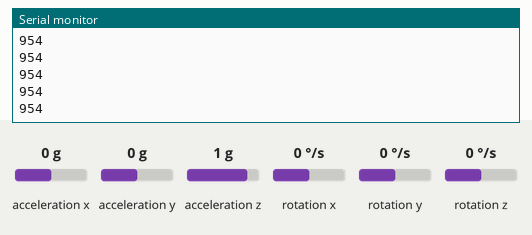
A sketch run on a simulated Arduino Uno, built with avr-gcc and run on an emulated ATmega328P. Parts: the last lines printed to the serial monitor. Wiring (inferred from the names in the program): MPU-6050 motion sensor at I2C address 0x68. The inputs (shaded band) are chosen by the test bench; at power-on: acceleration z 1 g, acceleration x 0 g, acceleration y 0 g, rotation x 0 °/s, rotation y 0 °/s, rotation z 0 °/s.

Above: at 1.2 s.
1.3 s: acceleration z set to -1.4 g
At 2.4 s:
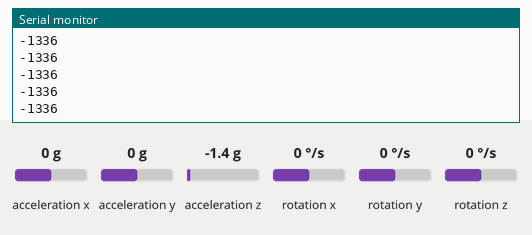
2.8 s: acceleration z set to -0.8 g
At 3.9 s:
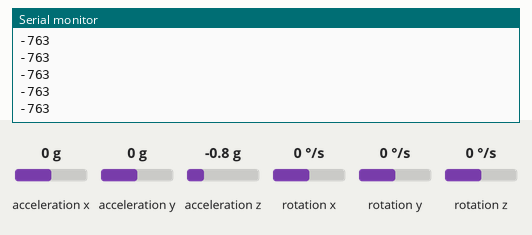
Timing chart, 0 to 5.6 s (numbered marks = the images above; inputs shaded):
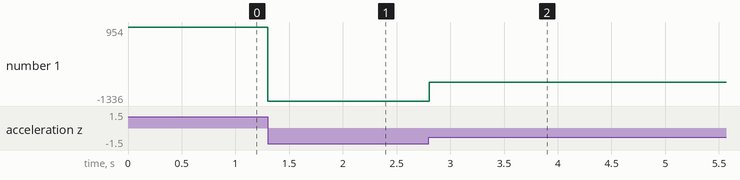

Measured:
- after the input at 1.3 s, the serial monitor: prints a new line at once (image 1)
- after the input at 2.8 s, the serial monitor: prints a new line at once (image 2)
- plotted number 1: 954 → -1336 after the input at 1.3 s, -1336 → -763 after the input at 2.8 s

The sketch:

F103_IMU_test.ino
```cpp
#include<Wire.h>
#include <stdlib.h>     /* atof */
#include <stdio.h>

int16_t AcX, AcY, AcZ, GyX, GyY, GyZ, Tmp;
float Ax, Ay, Az, Gx, Gy, Gz;
float Phi, Theta, Psi, Roll, Pitch, Yaw;
float Lat, Lng, Hgt, Vn, Ve, Vd; // GPS variables
float X, Y, Z, Vx, Vy, Vz;
float Heading;


//................. sample Time.......
float dt = 0.13;
float SmpT;
unsigned long timer = 0;
float timeStep ;

char Buffer[24];
char Ax_c[5];
char Ay_c[5];
char Az_c[5];
float Axx;
//MPU6050 accelgyro;


void setup()
{
  ///******************* GPS Serial Init********************
  /*Serial1.begin(9600);

    // send configuration data in UBX protocol
    for (int i = 0; i < sizeof(UBLOX_INIT); i++) {
    Serial1.write( pgm_read_byte(UBLOX_INIT + i) );
    delay(5); // simulating a 38400baud pace (or less), otherwise commands are not accepted by the device.
    }
  */
  Wire.begin();
    Wire.beginTransmission(0x68);
    Wire.write(0x6B);  // PWR_MGMT_1 register
    Wire.write(0);     // set to zero (wakes up the MPU-6050)
    Wire.endTransmission(true);

//  //Bypass Mode
//  Wire.beginTransmission(0x68);
//  Wire.write(0x37);
//  Wire.write(0x02);
//  Wire.endTransmission();
//
//  Wire.beginTransmission(0x68);
//  Wire.write(0x6A);
//  Wire.write(0x00);
//  Wire.endTransmission();
//
//  //Disable Sleep Mode
//  Wire.beginTransmission(0x68);
//  Wire.write(0x6B);
//  Wire.write(0x00);
//  Wire.endTransmission(true);
  Serial.begin(115200);
  //Serial3.begin(115200);
  /*
  Serial.println("Initializing I2C devices...");
    //accelgyro.setSleepEnabled(false);
    accelgyro.initialize();
    // verify connection
    Serial.println("Testing device connections...");
    Serial.println(accelgyro.testConnection() ? "MPU6050 connection successful" : "MPU6050 connection failed");


    // join I2C bus (I2Cdev library doesn't do this automatically)***********
    Wire.begin();
    Serial.println("Initializing I2C devices...");
    accelgyro.setSleepEnabled(false);
    accelgyro.initialize();
    // verify connection
    Serial.println("Testing device connections...");
    Serial.println(accelgyro.testConnection() ? "MPU6050 connection successful" : "MPU6050 connection failed");
  */


}


void loop() {

  timer = millis();


  //
    Wire.beginTransmission(0x68);
    Wire.write(0x3B);  // starting with register 0x3B (ACCEL_XOUT_H)
    Wire.endTransmission();
    Wire.requestFrom(0x68, 14, true); // request a total of 14 registers
//
//  Wire.requestFrom(0x68, 12,  0x3B,  1);

  AcX = Wire.read() << 8 | Wire.read(); // 0x3B (ACCEL_XOUT_H) & 0x3C (ACCEL_XOUT_L)
  AcY = Wire.read() << 8 | Wire.read(); // 0x3D (ACCEL_YOUT_H) & 0x3E (ACCEL_YOUT_L)
  AcZ = Wire.read() << 8 | Wire.read(); // 0x3F (ACCEL_ZOUT_H) & 0x40 (ACCEL_ZOUT_L)
  Tmp = Wire.read() << 8 | Wire.read(); // 0x41 (TEMP_OUT_H) & 0x42 (TEMP_OUT_L)
  GyX = Wire.read() << 8 | Wire.read(); // 0x43 (GYRO_XOUT_H) & 0x44 (GYRO_XOUT_L)
  GyY = Wire.read() << 8 | Wire.read(); // 0x45 (GYRO_YOUT_H) & 0x46 (GYRO_YOUT_L)
  GyZ = Wire.read() << 8 | Wire.read(); // 0x47 (GYRO_ZOUT_H) & 0x48 (GYRO_ZOUT_L)

  //accelgyro.getMotion6(&AcX, &AcY, &AcZ, &GyX, &GyY, &GyZ);
  Ax = AcX * 9.81 / 16834.0; // m/s^2
  Ay = AcY * 9.81 / 16834.0;
  Az = AcZ * 9.81 / 16834.0;
  Gx = (GyX / 131) * (PI / 180) ; // To rad
  Gy = (GyY / 131) * (PI / 180);
  Gz = (GyZ / 131) * (PI / 180) ;

  Phi = (Phi + Gx * dt) ;   //  rad
  Theta = (Theta + Gy * dt); //  rad
  Psi = (Psi + Gz * dt) ;   //  rad
  Roll = Phi; Pitch = Theta; Yaw = Psi;


  timeStep = (millis() - timer);
  SmpT = timeStep / 1000;
  //dt=SmpT;
  //Serial.println(SmpT, 5); Serial.print("\n");


//  Serial.print("Az = ");
//  Serial.print(Az);
//  Serial.print("\t");
//  Serial3.print("Acz = ");
//  Serial.println(Az);

//  Serial3.print("Roll = ");  Serial3.print(Roll); Serial3.print("\t");
//  Serial3.print("Pitch = ");  Serial3.print(Pitch); Serial3.print("\t");
//  Serial3.print("Yaw = ");
//  Serial.println(Yaw);
//
//  Serial3.print("Vx = ");  Serial3.print(Vx); Serial3.print("\t");
//  Serial3.print("Lat = ");  Serial3.println(Lat);


int Aax=Ax*100;
int Aay=Ay*100;
int Aaz=Az*100;

//sprintf(Buffer, "%d", Az);
//  sprintf (Buffer, "I,%d,%d,%d,U", Aax,Aay,Aaz);
//  Serial.println(Buffer);

  sprintf (Az_c, "%d", Aaz);
  Serial.println(Az_c);

  //Serial.println(Buffer);
//Serial.print(Ax,2); Serial.print(",");
//Serial.print(Ay,2); Serial.print(",");
////Serial.print(Az,2); Serial.println("U");
//sprintf(Ax_c, "%2f",Ax);
//sprintf(Ay_c, "%2f",Ay);
//sprintf(Az_c, "%2f",Az);
//Serial.println("I");
//Serial.print(Ax_c);Serial.print(",");Serial.print(Ay_c);Serial.print(",");Serial.println(Az_c);
}
```
